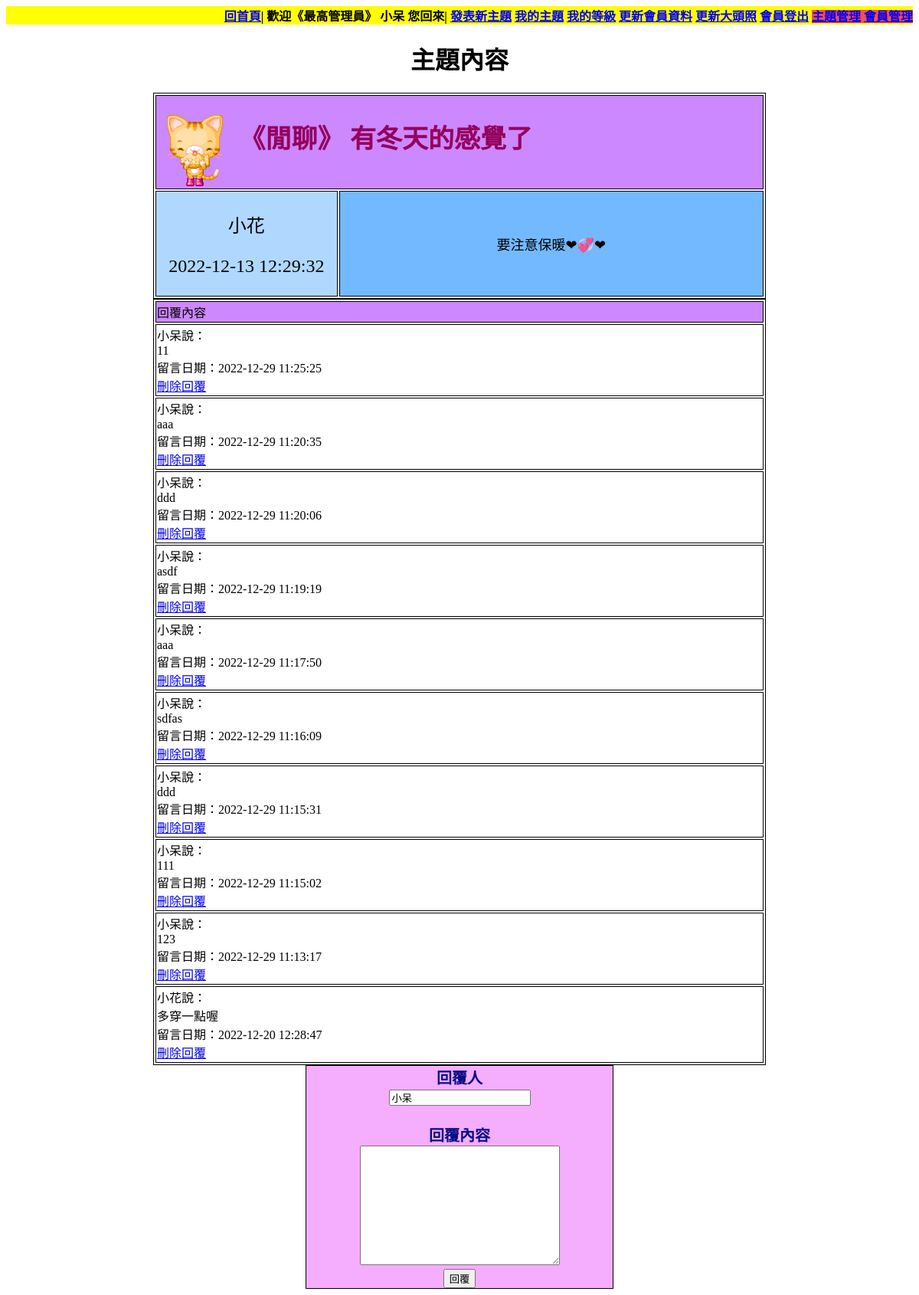
The app's page /admin_forum_det.php?id=5 (signed in) with its own data.
### tables this page shows
CREATE TABLE `forum` (
  `forum_id` int(11) NOT NULL COMMENT '主索引',
  `members_name` varchar(20) NOT NULL COMMENT '發表人(會員外鍵)',
  `forum_title` varchar(50) NOT NULL COMMENT '發表主題',
  `forum_kind` varchar(10) NOT NULL COMMENT '發表類型',
  `forum_pic` varchar(10) NOT NULL COMMENT '發表心情圖片',
  `forum_msg` varchar(500) NOT NULL COMMENT '發表內容',
  `forum_view` smallint(5) UNSIGNED NOT NULL COMMENT '人氣值',
  `forum_rep` smallint(5) UNSIGNED NOT NULL COMMENT '回覆值',
  `forum_date` timestamp NOT NULL DEFAULT current_timestamp() COMMENT '發表日期',
  `forum_rep_date` datetime NOT NULL COMMENT '該主題最後一次回覆日期',
  `forum_level` tinyint(3) UNSIGNED NOT NULL COMMENT '可以看到此主題的會員等級'
);

CREATE TABLE `forum_rep` (
  `forum_rep_id` int(11) NOT NULL COMMENT '回覆主索引',
  `forum_id` int(11) NOT NULL COMMENT '外鍵(主題)',
  `members_name` varchar(20) NOT NULL COMMENT '外鍵(回覆人)',
  `forum_rep_msg` varchar(500) NOT NULL,
  `forum_rep_date` timestamp NOT NULL DEFAULT current_timestamp()
);

### admin_forum_det.php (the view, shortened to what this page needs)
<!DOCTYPE html>
<html lang="en">
<head>
</head>
<body>
    <?php include_once("menu.php") ?>
    <h1>主題內容</h1>
    <?php
    include_once("connSQL.php");
    $selectSQL = "SELECT `forum`.*,`members_level_name`.* FROM `forum` INNER JOIN `members_level_name` ON `forum`.`forum_level` = `members_level_name`.`members_level` WHERE `forum_id` = '$_GET[id]'";
    $myData = $myconnect->query($selectSQL);
    if ($myData->num_rows > 0) {
        $row = $myData->fetch_assoc();
    ?>
        <?php
        if ($_SESSION["userlevel"] >= $row["forum_level"] or $_SESSION["username"] == $row["members_name"]) {
        ?>
            <table>
                <tr class="table-title">
                    <td colspan="2">
                        <img src="images/<?php echo $row["forum_pic"]; ?>">
                        《<?php echo $row["forum_kind"]; ?>》
                        <?php echo $row["forum_title"]; ?>
                    </td>
                </tr>
                <tr>
                    <td class="table-left">
                        <p><?php echo $row["members_name"]; ?></p>
                        <p><?php echo $row["forum_date"]; ?></p>
                    </td>
                    <td class="table-right">
                        <p><?php echo $row["forum_msg"]; ?></p>
                    </td>
                </tr>
            </table>
            <?php
            $selectSQL2 = "SELECT * FROM `forum_rep` WHERE `forum_id` = '$_GET[id]' ORDER BY `forum_rep_date` DESC";
            $myData2 = $myconnect->query($selectSQL2);
            if ($myData2->num_rows > 0) {
            ?>
                <table>
                    <tr>
                        <td colspan="2" style="background-color: #cc88ff;">回覆內容</td>
                    </tr>
                    <?php
                    while ($row2 = $myData2->fetch_assoc()) {
                    ?>
                        <tr>
                            <td>
                                <?php echo $row2["members_name"]; ?>說：
                                <br>
                                <?php echo $row2["forum_rep_msg"]; ?>
                                <br>
                                留言日期：<?php echo $row2["forum_rep_date"]; ?>
                                <br>
                                <a href="admin_forum_det_del.php?rid=<?php echo $row2["forum_rep_id"]; ?>&id=<?php echo $_GET["id"];?>">刪除回覆</a>
                            </td>
                        </tr>
                    <?php
                    }
                    ?>
                </table>
            <?php
            } else {
                echo "沒有任何人回覆喔";
            }
            ?>
            <div class="myrep">
                <?php
                if (isset($_SESSION["username"])) {
                ?>
                    <form action="index_det2.php" method="post">
                        <label>回覆人</label>
                        <br>
                        <input type="text" name="members_name" value="<?php echo $_SESSION["username"] ?>" readonly>
                        <br> <br>
                        <label>回覆內容</label>
                        <br>
                        <textarea name="forum_rep_msg" cols="30" rows="10"></textarea>
                        <br>
                        <button type="submit">回覆</button>
                    </form>
                <?php
                } else {
                    echo "登入之後才可以回覆主題喔!!";
                }
                ?>
            </div>
        <?php
        } else {
            echo "會員等級不足";
            echo "您的等級為：" . $_SESSION["userlevel"] . $_SESSION["userlevelname"];
            echo "<br>";
            echo "觀看等級為：" . $row["forum_level"] . $row["members_level_name"];
        }
        ?>
    <?php
    } else {
        echo "沒有資料";
    } ?>
</body>
</html>

### admin_forum_det.php (style rules this page uses)
table { width: 800px; margin: 0px auto; }
table, td { border: 1px solid #000; }
img { vertical-align: middle; }
.table-title { background-color: #cc88ff; font-weight: bold; font-size: 34px; font-weight: bold; color: #94015c; }
.table-left { background-color: #b0d8ff; text-align: center; font-size: 24px; width: 30%; }
.table-right { background-color: #73b9ff; text-align: center; font-size: 18px; width: 70%; }
h1 { text-align: center; }
.myrep { width: 400px; margin: 0px auto; background-color: #f5adfe; border: 1px solid #000; text-align: center; font-size: 20px; font-weight: bold; color: #070e87; }

### records on screen
forum: forum_pic (picture), forum_kind "閒聊", forum_title "有冬天的感覺了", members_name "小花", forum_date "2022-12-13 12:29:32", forum_msg "要注意保暖❤💞❤"
forum_rep: members_name "小呆", forum_rep_msg "11", forum_rep_date "2022-12-29 11:25:25"
forum_rep: members_name "小呆", forum_rep_msg "aaa", forum_rep_date "2022-12-29 11:20:35"
forum_rep: members_name "小呆", forum_rep_msg "ddd", forum_rep_date "2022-12-29 11:20:06"
forum_rep: members_name "小呆", forum_rep_msg "asdf", forum_rep_date "2022-12-29 11:19:19"
forum_rep: members_name "小呆", forum_rep_msg "aaa", forum_rep_date "2022-12-29 11:17:50"
forum_rep: members_name "小呆", forum_rep_msg "sdfas", forum_rep_date "2022-12-29 11:16:09"
forum_rep: members_name "小呆", forum_rep_msg "ddd", forum_rep_date "2022-12-29 11:15:31"
forum_rep: members_name "小呆", forum_rep_msg "111", forum_rep_date "2022-12-29 11:15:02"
forum_rep: members_name "小呆", forum_rep_msg "123", forum_rep_date "2022-12-29 11:13:17"
forum_rep: members_name "小花", forum_rep_msg "多穿一點喔", forum_rep_date "2022-12-20 12:28:47"

### other values on screen
$_SESSION["userlevelname"] "最高管理員"
$_SESSION["username"] "小呆"
